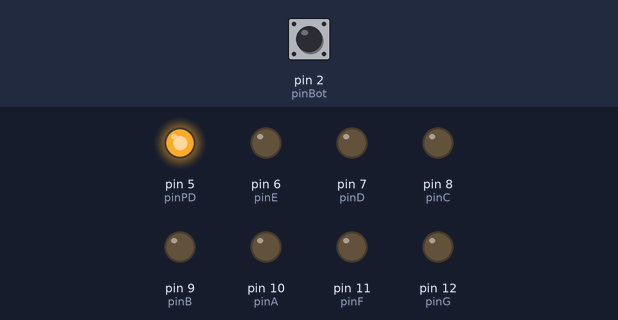
Recording of a sketch running on a simulated Arduino Uno, built with avr-gcc and run on an emulated ATmega328P. Shown: output pins drawn as LEDs (lit = HIGH). The inputs (shaded band) are chosen by the test bench; at power-on: pin 2 (pinBot) LOW.

Above: at 1.2 s.
1.3 s: pin 2 (pinBot) pulled HIGH for 0.15 s
At 2.0 s:
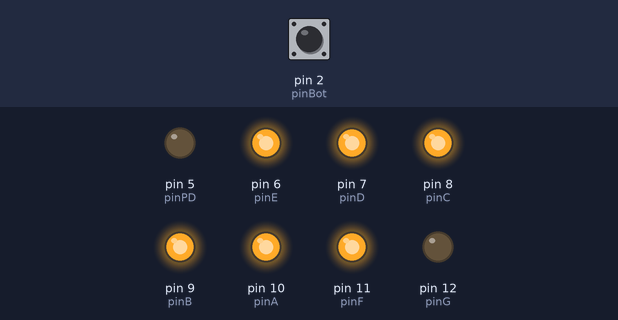
2.9 s: pin 2 (pinBot) pulled HIGH for 1 s
At 3.2 s:
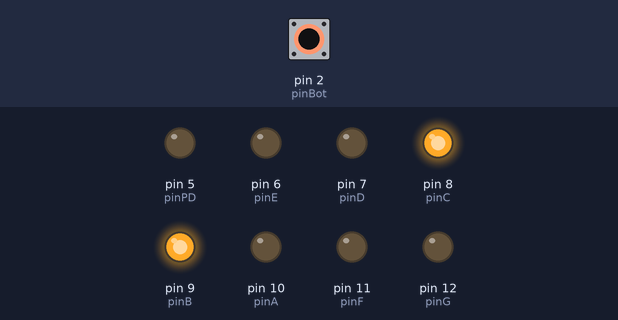
5.4 s: pin 2 (pinBot) pulled HIGH for 0.15 s
At 6.3 s:
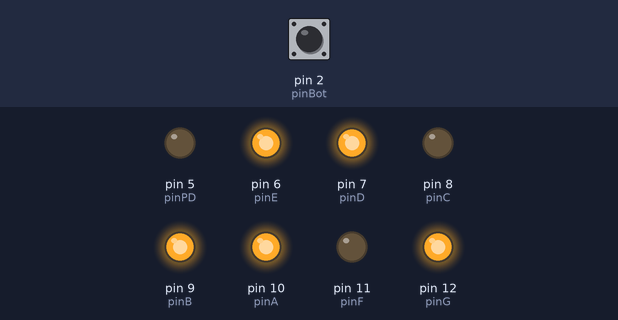
7.0 s: pin 2 (pinBot) pulled HIGH for 3.2 s
At 7.5 s:
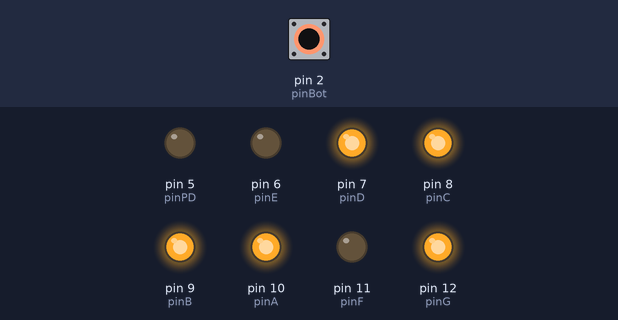
11.7 s: pin 2 (pinBot) pulled HIGH for 0.15 s
At 12.3 s:
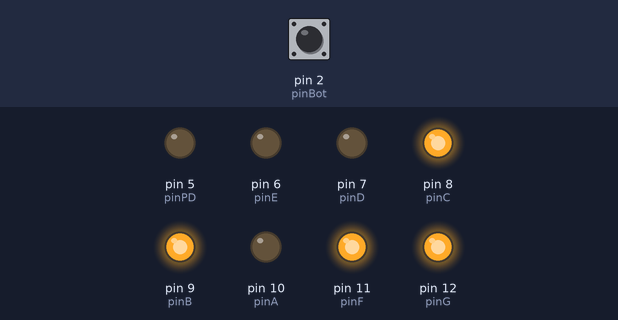
13.3 s: pin 2 (pinBot) pulled HIGH for 1 s
At 14.7 s:
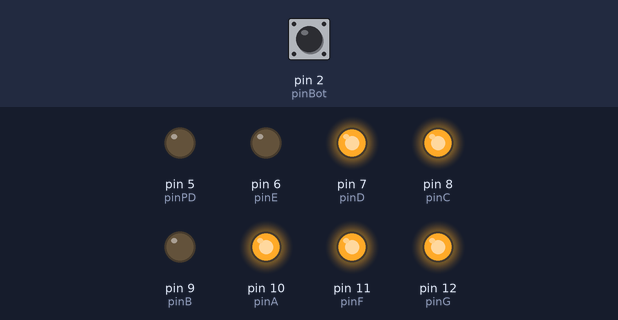
Timing chart, 0 to 16.3 s (numbered marks = the images above; inputs shaded):
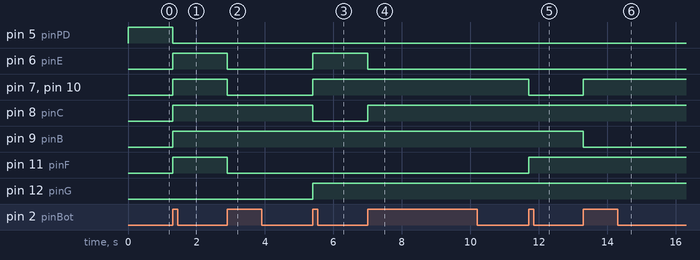

Measured:
- after the input at 1.3 s, pin 5 (pinPD): HIGH → LOW at once; pin 6 (pinE), pin 7 (pinD), pin 8 (pinC), pin 9 (pinB), pin 10 (pinA), pin 11 (pinF): LOW → HIGH at once
- after the input at 2.9 s, pin 6 (pinE), pin 7 (pinD), pin 10 (pinA), pin 11 (pinF): HIGH → LOW at once
- after the input at 5.4 s, pin 6 (pinE), pin 7 (pinD), pin 10 (pinA), pin 12 (pinG): LOW → HIGH at once; pin 8 (pinC): HIGH → LOW at once
- after the input at 7.0 s, pin 6 (pinE): HIGH → LOW at once; pin 8 (pinC): LOW → HIGH at once
- after the input at 11.7 s, pin 7 (pinD), pin 10 (pinA): HIGH → LOW at once; pin 11 (pinF): LOW → HIGH at once
- after the input at 13.3 s, pin 7 (pinD), pin 10 (pinA): LOW → HIGH at once; pin 9 (pinB): HIGH → LOW at once

The sketch:

Aula_6_Switch.ino
```cpp
//Comando Switch e Case

#define pinBot 2
#define pinA 10
#define pinB 9
#define pinC 8
#define pinD 7
#define pinE 6
#define pinF 11
#define pinG 12
#define pinPD 5

int numero = 10;
boolean botAnt = false ;
boolean botAtu = false;

void setup() {
  // put your setup code here, to run once:
  pinMode(pinBot,INPUT);
  pinMode(pinA, OUTPUT);
  pinMode(pinB, OUTPUT);
  pinMode(pinC, OUTPUT);
  pinMode(pinD, OUTPUT);
  pinMode(pinE, OUTPUT);
  pinMode(pinF, OUTPUT);
  pinMode(pinG, OUTPUT);
  pinMode(pinPD, OUTPUT);

}

void loop() {
  // put your main code here, to run repeatedly:
  botAtu = digitalRead(pinBot);
  if (botAtu && !botAnt){
    numero++;
    if (numero > 9){
      numero = 0;
    }
  }
  botAnt = botAtu;
  switch (numero) {
    case 0:
      digitalWrite(pinA,HIGH);
      digitalWrite(pinB,HIGH);
      digitalWrite(pinC,HIGH);
      digitalWrite(pinD,HIGH);
      digitalWrite(pinE,HIGH);
      digitalWrite(pinF,HIGH);
      digitalWrite(pinG,LOW);
      digitalWrite(pinPD,LOW);
      break;
    case 1:
      digitalWrite(pinA,LOW);
      digitalWrite(pinB,HIGH);
      digitalWrite(pinC,HIGH);
      digitalWrite(pinD,LOW);
      digitalWrite(pinE,LOW);
      digitalWrite(pinF,LOW);
      digitalWrite(pinG,LOW);
      digitalWrite(pinPD,LOW);
      break;
    case 2:
      digitalWrite(pinA,HIGH);
      digitalWrite(pinB,HIGH);
      digitalWrite(pinC,LOW);
      digitalWrite(pinD,HIGH);
      digitalWrite(pinE,HIGH);
      digitalWrite(pinF,LOW);
      digitalWrite(pinG,HIGH);
      digitalWrite(pinPD,LOW);
      break;
    case 3:
      digitalWrite(pinA,HIGH);
      digitalWrite(pinB,HIGH);
      digitalWrite(pinC,HIGH);
      digitalWrite(pinD,HIGH);
      digitalWrite(pinE,LOW);
      digitalWrite(pinF,LOW);
      digitalWrite(pinG,HIGH);
      digitalWrite(pinPD,LOW);
      break;
    case 4:
      digitalWrite(pinA,LOW);
      digitalWrite(pinB,HIGH);
      digitalWrite(pinC,HIGH);
      digitalWrite(pinD,LOW);
      digitalWrite(pinE,LOW);
      digitalWrite(pinF,HIGH);
      digitalWrite(pinG,HIGH);
      digitalWrite(pinPD,LOW);
      break;
    case 5:
      digitalWrite(pinA,HIGH);
      digitalWrite(pinB,LOW);
      digitalWrite(pinC,HIGH);
      digitalWrite(pinD,HIGH);
      digitalWrite(pinE,LOW);
      digitalWrite(pinF,HIGH);
      digitalWrite(pinG,HIGH);
      digitalWrite(pinPD,LOW);
      break;
    case 6:
      digitalWrite(pinA,HIGH);
      digitalWrite(pinB,LOW);
      digitalWrite(pinC,HIGH);
      digitalWrite(pinD,HIGH);
      digitalWrite(pinE,HIGH);
      digitalWrite(pinF,HIGH);
      digitalWrite(pinG,HIGH);
      digitalWrite(pinPD,LOW);
      break;
    case 7:
      digitalWrite(pinA,HIGH);
      digitalWrite(pinB,HIGH);
      digitalWrite(pinC,HIGH);
      digitalWrite(pinD,LOW);
      digitalWrite(pinE,LOW);
      digitalWrite(pinF,LOW);
      digitalWrite(pinG,LOW);
      digitalWrite(pinPD,LOW);
      break;
    case 8:
      digitalWrite(pinA,HIGH);
      digitalWrite(pinB,HIGH);
      digitalWrite(pinC,HIGH);
      digitalWrite(pinD,HIGH);
      digitalWrite(pinE,HIGH);
      digitalWrite(pinF,HIGH);
      digitalWrite(pinG,HIGH);
      digitalWrite(pinPD,LOW);
      break;
    case 9:
      digitalWrite(pinA,HIGH);
      digitalWrite(pinB,HIGH);
      digitalWrite(pinC,HIGH);
      digitalWrite(pinD,LOW);
      digitalWrite(pinE,LOW);
      digitalWrite(pinF,HIGH);
      digitalWrite(pinG,HIGH);
      digitalWrite(pinPD,LOW);
      break;
    default:
      digitalWrite(pinA,LOW);
      digitalWrite(pinB,LOW);
      digitalWrite(pinC,LOW);
      digitalWrite(pinD,LOW);
      digitalWrite(pinE,LOW);
      digitalWrite(pinF,LOW);
      digitalWrite(pinG,LOW);
      digitalWrite(pinPD,HIGH);
      break;

  }
}
```
